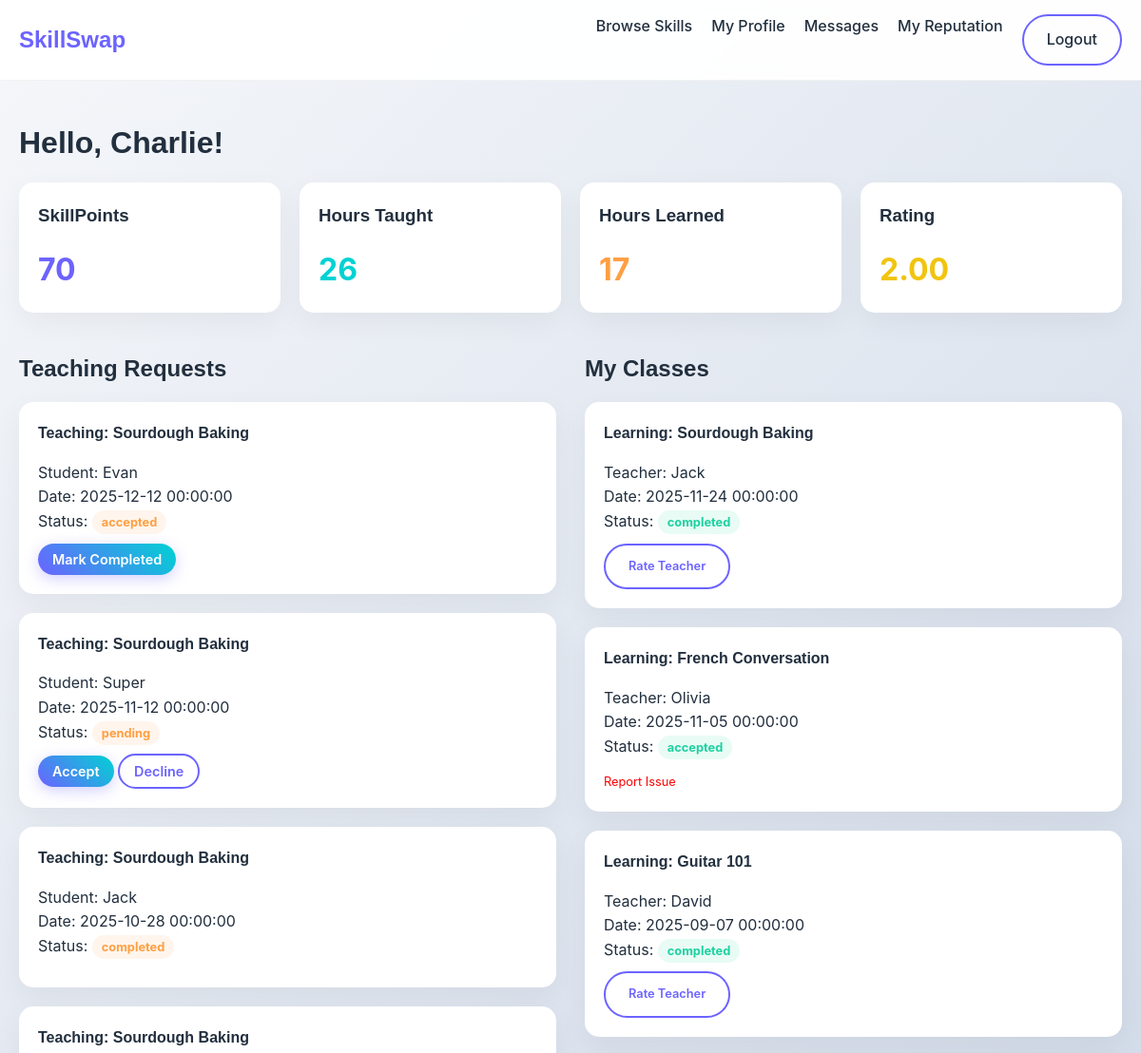
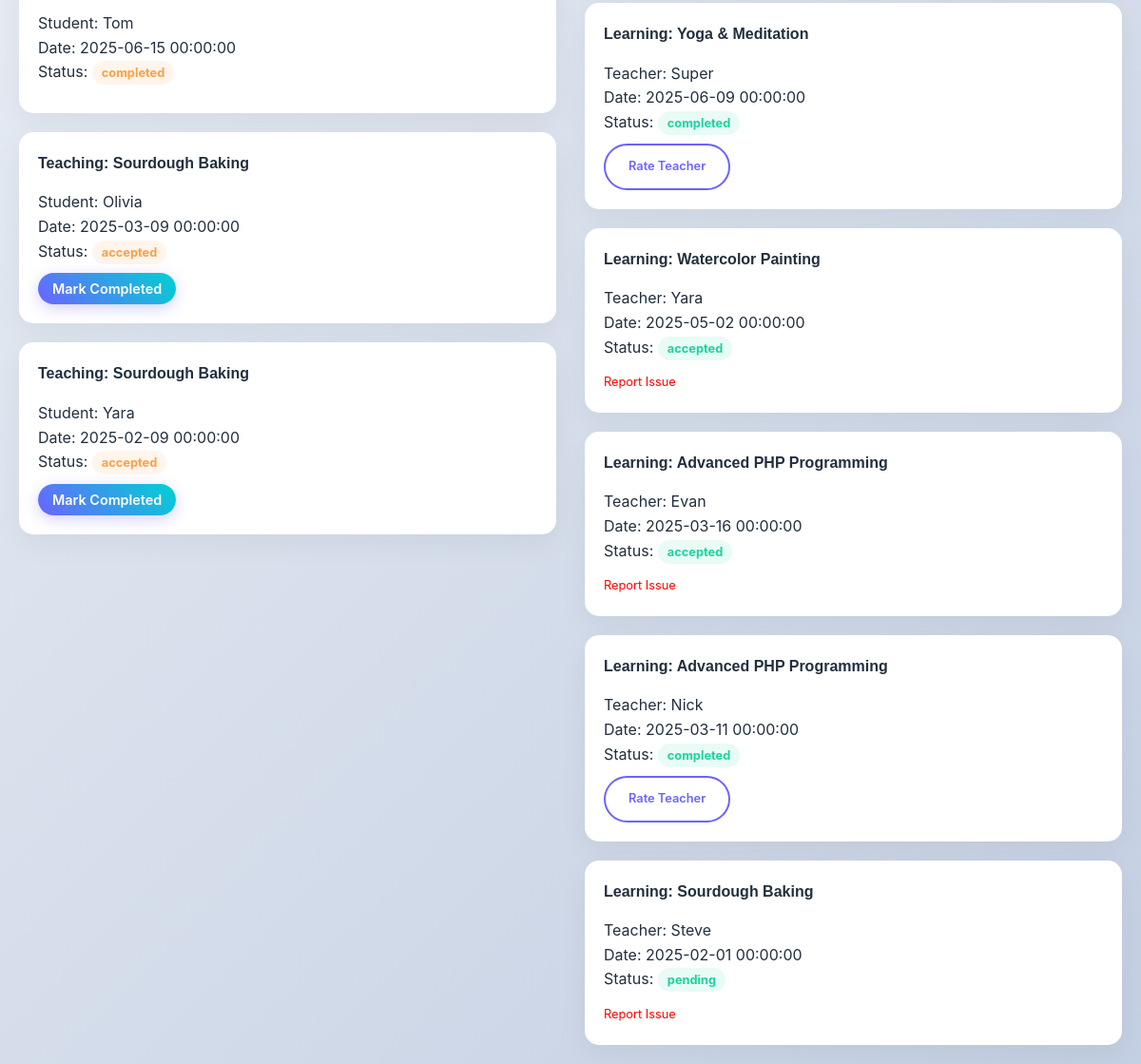
/dashboard.php (signed in), run on the app's committed database (2 pictures, top to bottom).
### tables this page shows
CREATE TABLE `user` (
    `user_id` INT AUTO_INCREMENT PRIMARY KEY,
    
    `first_name` VARCHAR(50),
    `last_name` VARCHAR(50),
    `email` VARCHAR(120) UNIQUE NOT NULL,
    `password` VARCHAR(100) NOT NULL,
    `role` ENUM('admin','user') DEFAULT 'user',
    `preferred_language` VARCHAR(50),
    `city` VARCHAR(80),
    `country` VARCHAR(80),

    `skillpoints` INT DEFAULT 0,
    
     
    `warning_count` INT DEFAULT 0,
    `is_suspended` BOOLEAN DEFAULT FALSE,
    
     
    `profile_picture` VARCHAR(255) DEFAULT 'default.png'
);

CREATE TABLE `teacher` (
    `teacher_id` INT PRIMARY KEY,
    `total_hours_taught` INT DEFAULT 0,
    `average_rating` DECIMAL(3,2),

    FOREIGN KEY (`teacher_id`) REFERENCES `user`(`user_id`)
        ON DELETE CASCADE
);

CREATE TABLE `learner` (
    `learner_id` INT PRIMARY KEY,
    `total_hours_learned` INT DEFAULT 0,
    `learner_level` VARCHAR(50),

    FOREIGN KEY (`learner_id`) REFERENCES `user`(`user_id`)
        ON DELETE CASCADE
);

CREATE TABLE `session` (
    `teacher_id` INT,
    `learner_id` INT,
    `session_no` INT,
    `status` ENUM('pending','accepted','completed') DEFAULT 'pending',
    `scheduled_time` DATETIME,
    `duration_hours` INT,
    `skillpoints_transferred` INT,
    `skill_id` INT,

    PRIMARY KEY (`teacher_id`, `session_no`),

    FOREIGN KEY (`teacher_id`) REFERENCES `teacher`(`teacher_id`)
        ON DELETE CASCADE,
    FOREIGN KEY (`learner_id`) REFERENCES `learner`(`learner_id`)
        ON DELETE CASCADE,

    FOREIGN KEY (`skill_id`) REFERENCES `skill`(`skill_id`)
        ON DELETE SET NULL
);

CREATE TABLE `skill` (
    `skill_id` INT AUTO_INCREMENT PRIMARY KEY,
    `title` VARCHAR(200) NOT NULL,
    `category` VARCHAR(100),
    `difficulty_level` VARCHAR(50),
    `difficulty_notes` VARCHAR(255),
    `est_learning_time` INT,
    `is_verified` BOOLEAN DEFAULT FALSE
);

### dashboard.php (the view, shortened to what this page needs)
<?php
include 'includes/db.php';
$user_id = $_SESSION['user_id'];
$user_name = $_SESSION['name'];
$user = $conn->query("SELECT * FROM user WHERE user_id = $user_id")->fetch_assoc();
$teacher = $conn->query("SELECT * FROM teacher WHERE teacher_id = $user_id")->fetch_assoc();
$learner = $conn->query("SELECT * FROM learner WHERE learner_id = $user_id")->fetch_assoc();
$learning_sessions = $conn->query("
    SELECT s.*, u.first_name as teacher_name, sk.title as skill_title
    FROM session s
    JOIN user u ON s.teacher_id = u.user_id
    JOIN skill sk ON s.skill_id = sk.skill_id
    WHERE s.learner_id = $user_id
    ORDER BY s.scheduled_time DESC
");
$teaching_sessions = $conn->query("
    SELECT s.*, u.first_name as learner_name, sk.title as skill_title
    FROM session s
    JOIN user u ON s.learner_id = u.user_id
    JOIN skill sk ON s.skill_id = sk.skill_id
    WHERE s.teacher_id = $user_id
    ORDER BY s.scheduled_time DESC
");
?>
<!DOCTYPE html>
<html lang="en">
<head>
    <link rel="stylesheet" href="css/style.css">
</head>
<body>
<header>
    <div class="container">
        <nav>
            <a href="index.php" class="logo">SkillSwap</a>
            <div class="nav-links">
                <a href="skills.php">Browse Skills</a>
                <a href="profile.php">My Profile</a>
                <a href="messages.php">Messages</a>
                <a href="reviews.php">My Reputation</a>
                <a href="logout.php" class="btn btn-outline">Logout</a>
            </div>
        </nav>
    </div>
</header>
<div class="container" style="margin-top: 40px;">
    <h1>Hello, <?php echo $user_name; ?>!</h1>
    <div class="grid-4" style="margin-bottom: 40px;">
        <div class="card">
            <h3>SkillPoints</h3>
            <p style="font-size: 2rem; color: var(--primary); font-weight: bold;"><?php echo $user['skillpoints']; ?></p>
        </div>
        <div class="card">
            <h3>Hours Taught</h3>
            <p style="font-size: 2rem; color: var(--secondary); font-weight: bold;"><?php echo $teacher['total_hours_taught']; ?></p>
        </div>
        <div class="card">
            <h3>Hours Learned</h3>
            <p style="font-size: 2rem; color: var(--accent); font-weight: bold;"><?php echo $learner['total_hours_learned']; ?></p>
        </div>
        <div class="card">
            <h3>Rating</h3>
            <p style="font-size: 2rem; color: #f1c40f; font-weight: bold;"><?php echo $teacher['average_rating'] ? $teacher['average_rating'] : '0.0'; ?></p>
        </div>
    </div>
    <div class="grid-2">
        <div>
            <h2>Teaching Requests</h2>
            <?php if($teaching_sessions->num_rows > 0): ?>
                <?php while($txn = $teaching_sessions->fetch_assoc()): ?>
                    <div class="card" style="margin-bottom: 20px;">
                        <h4>Teaching: <?php echo $txn['skill_title']; ?></h4>
                        <p>Student: <?php echo $txn['learner_name']; ?></p>
                        <p>Date: <?php echo $txn['scheduled_time']; ?></p>
                        <p>Status: <span class="badge badge-warning"><?php echo $txn['status']; ?></span></p>
                        <div style="margin-top: 10px;">
                            <?php if($txn['status'] == 'pending'): ?>
                                <a href="session_action.php?teacher_id=<?php echo $txn['teacher_id']; ?>&session_no=<?php echo $txn['session_no']; ?>&action=accept" class="btn btn-primary" style="padding: 5px 15px; font-size: 0.9rem;">Accept</a>
                                <a href="session_action.php?teacher_id=<?php echo $txn['teacher_id']; ?>&session_no=<?php echo $txn['session_no']; ?>&action=cancel" class="btn btn-outline" style="padding: 5px 15px; font-size: 0.9rem;">Decline</a>
                            <?php elseif($txn['status'] == 'accepted'): ?>
                                <a href="session_action.php?teacher_id=<?php echo $txn['teacher_id']; ?>&session_no=<?php echo $txn['session_no']; ?>&action=complete" class="btn btn-primary" style="padding: 5px 15px; font-size: 0.9rem;">Mark Completed</a>
                            <?php endif; ?>
                        </div>
                    </div>
                <?php endwhile; ?>
            <?php else: ?>
                <div class="card"><p>No active teaching requests.</p></div>
            <?php endif; ?>
        </div>
        <div>
            <h2>My Classes</h2>
            <?php if($learning_sessions->num_rows > 0): ?>
                <?php while($txn = $learning_sessions->fetch_assoc()): ?>
                    <div class="card" style="margin-bottom: 20px;">
                        <h4>Learning: <?php echo $txn['skill_title']; ?></h4>
                        <p>Teacher: <?php echo $txn['teacher_name']; ?></p>
                        <p>Date: <?php echo $txn['scheduled_time']; ?></p>
                        <p>Status: <span class="badge badge-success"><?php echo $txn['status']; ?></span></p>
                        <div style="margin-top: 10px;">
                             <?php if($txn['status'] == 'completed'): ?>
                                <a href="leave_review.php?teacher_id=<?php echo $txn['teacher_id']; ?>&session_no=<?php echo $txn['session_no']; ?>" class="btn btn-outline" style="font-size: 0.8rem;">Rate Teacher</a>
                             <?php else: ?>
                                <a href="report.php?teacher_id=<?php echo $txn['teacher_id']; ?>&session_no=<?php echo $txn['session_no']; ?>" style="color: red; font-size: 0.8rem;">Report Issue</a>
                             <?php endif; ?>
                        </div>
                    </div>
                <?php endwhile; ?>
            <?php endif; ?>
        </div>
    </div>
</div>
</body>
</html>

### css/style.css (style rules this page uses)
:root { --primary: #6C63FF; --primary-dark: #5a52d5; --secondary: #00D2D3; --accent: #FF9F43; --danger: #FF6B6B; --success: #1dd1a1; --dark: #222f3e; --light: #f8f9fa; --glass: rgba(255, 255, 255, 0.95); --glass-border: rgba(255, 255, 255, 0.2); --font-heading: 'Poppins', sans-serif; --font-body: 'Inter', sans-serif; }
* { margin: 0; padding: 0; box-sizing: border-box; font-family: var(--font-body); }
body { background: linear-gradient(135deg, #f5f7fa 0%, #c3cfe2 100%); color: var(--dark); line-height: 1.6; min-height: 100vh; }
h1, h2, h3, h4, h5, h6 { font-family: var(--font-heading); color: var(--dark); margin-bottom: 1rem; }
a { text-decoration: none; color: var(--primary); transition: all 0.3s ease; }
.container { max-width: 1200px; margin: 0 auto; padding: 0 20px; }
.btn { display: inline-block; padding: 12px 24px; border-radius: 50px; font-weight: 600; cursor: pointer; border: none; transition: transform 0.2s, box-shadow 0.2s; }
.btn-primary { background: linear-gradient(45deg, var(--primary), var(--secondary)); color: white; box-shadow: 0 4px 15px rgba(108, 99, 255, 0.3); }
.btn-outline { background: transparent; border: 2px solid var(--primary); color: var(--primary); }
.card { background: white; border-radius: 15px; padding: 20px; box-shadow: 0 10px 30px rgba(0,0,0,0.05); transition: transform 0.3s; }
.badge { padding: 5px 10px; border-radius: 20px; font-size: 0.8rem; font-weight: bold; }
.badge-success { background: rgba(29, 209, 161, 0.1); color: var(--success); }
.badge-warning { background: rgba(255, 159, 67, 0.1); color: var(--accent); }
header { background: var(--glass); backdrop-filter: blur(10px); position: sticky; top: 0; z-index: 1000; border-bottom: 1px solid rgba(0,0,0,0.05); padding: 15px 0; }
nav { display: flex; justify-content: space-between; align-items: center; }
.logo { font-size: 1.5rem; font-weight: 800; color: var(--primary); font-family: var(--font-heading); }
.nav-links { display: flex; gap: 20px; }
.nav-links a { color: var(--dark); font-weight: 500; }
.grid-2 { display: grid; grid-template-columns: 1fr 1fr; gap: 30px; }
.grid-4 { display: grid; grid-template-columns: repeat(4, 1fr); gap: 20px; }

### data on the page
user: skillpoints "70"
teacher: total_hours_taught "26", average_rating "2.00"
learner: total_hours_learned "17"
session: skill.title "Sourdough Baking", user.first_name "Evan", scheduled_time "2025-12-12 00:00:00", status "accepted"
session: skill.title "Sourdough Baking", user.first_name "Super", scheduled_time "2025-11-12 00:00:00", status "pending"
session: skill.title "Sourdough Baking", user.first_name "Jack", scheduled_time "2025-10-28 00:00:00", status "completed"
session: skill.title "Sourdough Baking", user.first_name "Tom", scheduled_time "2025-06-15 00:00:00", status "completed"
session: skill.title "Sourdough Baking", user.first_name "Olivia", scheduled_time "2025-03-09 00:00:00", status "accepted"
session: skill.title "Sourdough Baking", user.first_name "Yara", scheduled_time "2025-02-09 00:00:00", status "accepted"
session: skill.title "Sourdough Baking", user.first_name "Jack", scheduled_time "2025-11-24 00:00:00", status "completed"
session: skill.title "French Conversation", user.first_name "Olivia", scheduled_time "2025-11-05 00:00:00", status "accepted"
session: skill.title "Guitar 101", user.first_name "David", scheduled_time "2025-09-07 00:00:00", status "completed"
session: skill.title "Yoga & Meditation", user.first_name "Super", scheduled_time "2025-06-09 00:00:00", status "completed"
session: skill.title "Watercolor Painting", user.first_name "Yara", scheduled_time "2025-05-02 00:00:00", status "accepted"
session: skill.title "Advanced PHP Programming", user.first_name "Evan", scheduled_time "2025-03-16 00:00:00", status "accepted"
session: skill.title "Advanced PHP Programming", user.first_name "Nick", scheduled_time "2025-03-11 00:00:00", status "completed"
session: skill.title "Sourdough Baking", user.first_name "Steve", scheduled_time "2025-02-01 00:00:00", status "pending"

### other printed values
$user_name "Charlie"
